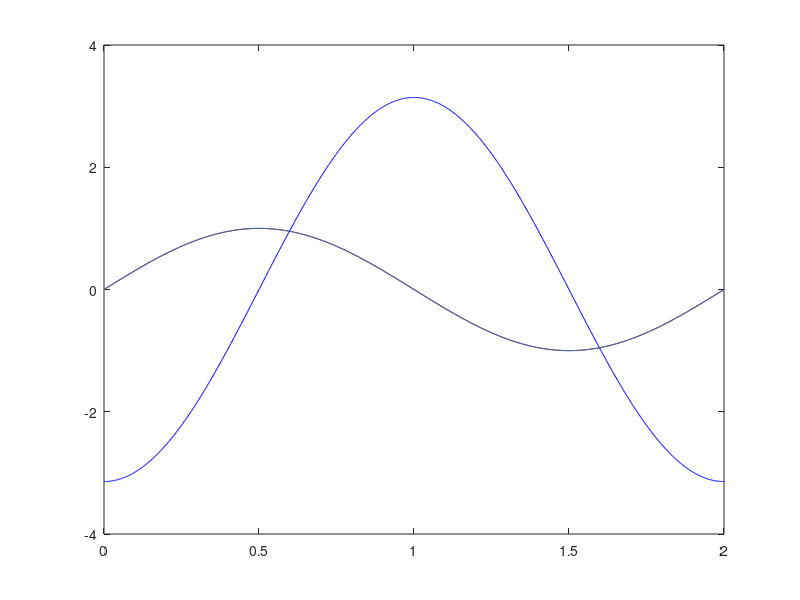

This chart was generated by the following MATLAB code:
clear;
clc;
hold off;

f = @(x) pi*pi*sin(pi*x);
u_eksakt = @(x) sin(pi*x);

X = 2;
N = 1000;
x_val = linspace(0,X,N);
dx = x_val(2)-x_val(1);

% x_ny for mean value of edge-potential
count = 0;
for i = 2:N
    x_ny(i) = dx*(0.5 + count);
    count = count + 1;
end
x_ny(1) = 0;
x_ny(N+1) = x_ny(N)+0.5*dx;

A = -1;
B = 2;

A = diag(A*ones(1,N-3),1) + diag(B*ones(1,N-2)) + diag(A*ones(1,N-3),-1);

b = zeros(N,1);
X = zeros(N,1);


for i = 1:N
    b(i) = dx^2 * f(x_val(i));
end

b(1) = 0;
b(N) = 0;

u(2:N-1) = A\b(2:N-1); % Matrisen er kun gyldig for ikke-randpunktene
u(1) = 0;
u(N) = 0;

% Creates a v-vector with average values of u between cells
for i = 2:N
    v(i) = (u(i-1)+u(i))/2;
end
v(1) = 0;
v(N+1) = 0; 

plot(x_ny,v,'r')
hold on
% Calculating and plotting q
% k = 1 is a kind constant. In heat transfer situations, higher k will mean
% higher transport of heat or something.
k = 1; 
for i = 2:N
   q(i) = -k * (u(i) - u(i-1))/dx;
end

q(1) = q(2) + pi*cos(pi*dx*0.5)-pi;

%NBNBNB JUKS KANSKJE
q(N+1) = q(1);

plot(x_ny,q,'b')
hold on

plot(x_val,u_eksakt(x_val))
% Calculating the "energy error interval"
error_grad_greier = 0;

for i = 1:N
    
   b_i0 = q(i+1); 
   b_i1 = (q(i+1)-q(i))/dx;
   a_i1 = (v(i+1)-v(i))/dx;
   if i == 1
       dX = 0.5*dx;
   elseif i == N 
       dX = 0.5*dx;    
   else 
       dX = dx;
   end  
   error_grad_greier(i) = dX*(1/k)*((b_i0 + k*a_i1)^2 + ... 
   + b_i1*dX*(b_i0 + k*a_i1) * (dX^2)/3 * b_i1^2);
end

energy_error = sum(error_grad_greier)


% Conservation integral

cons_int = 0;

for i = 1:N
    
    b_i1 = (q(i+1)-q(i))/dx;
    
    if i == 1
       dX = 0.5*dx;
   elseif i == N 
       dX = 0.5*dx;    
   else 
       dX = dx;
    end  
   
    cons_int = cons_int + (dX/2)*(dX*((pi^4)/2 + b_i1^2) + ((pi^3)/4)*(sin(2*pi*x_ny(i)) - ...
        sin(2*pi*x_ny(i+1))) + 2*pi*b_i1*(cos(pi*x_ny(i+1)) - cos(pi*x_ny(i))));
    
end

cons_int

majorant = sqrt(energy_error) + sqrt(cons_int)

% Testing testing

test = 0;

for i = 1:N
    
    a_i1 = (v(i+1)-v(i))/dx;
    
    if i == 1
       dX = 0.5*dx;
   elseif i == N 
       dX = 0.5*dx;    
   else 
       dX = dx;
    end  
    
    test = test + 0.25*(2*(2*a_i1^2 + pi^2)*dX + 8*a_i1*(sin(pi*x_ny(i)) ...
        - sin(pi*x_ny(i+1))) + pi*(sin(2*pi*x_ny(i+1)) - sin(2*pi*x_ny(i))));
    
end


sqrt(test)